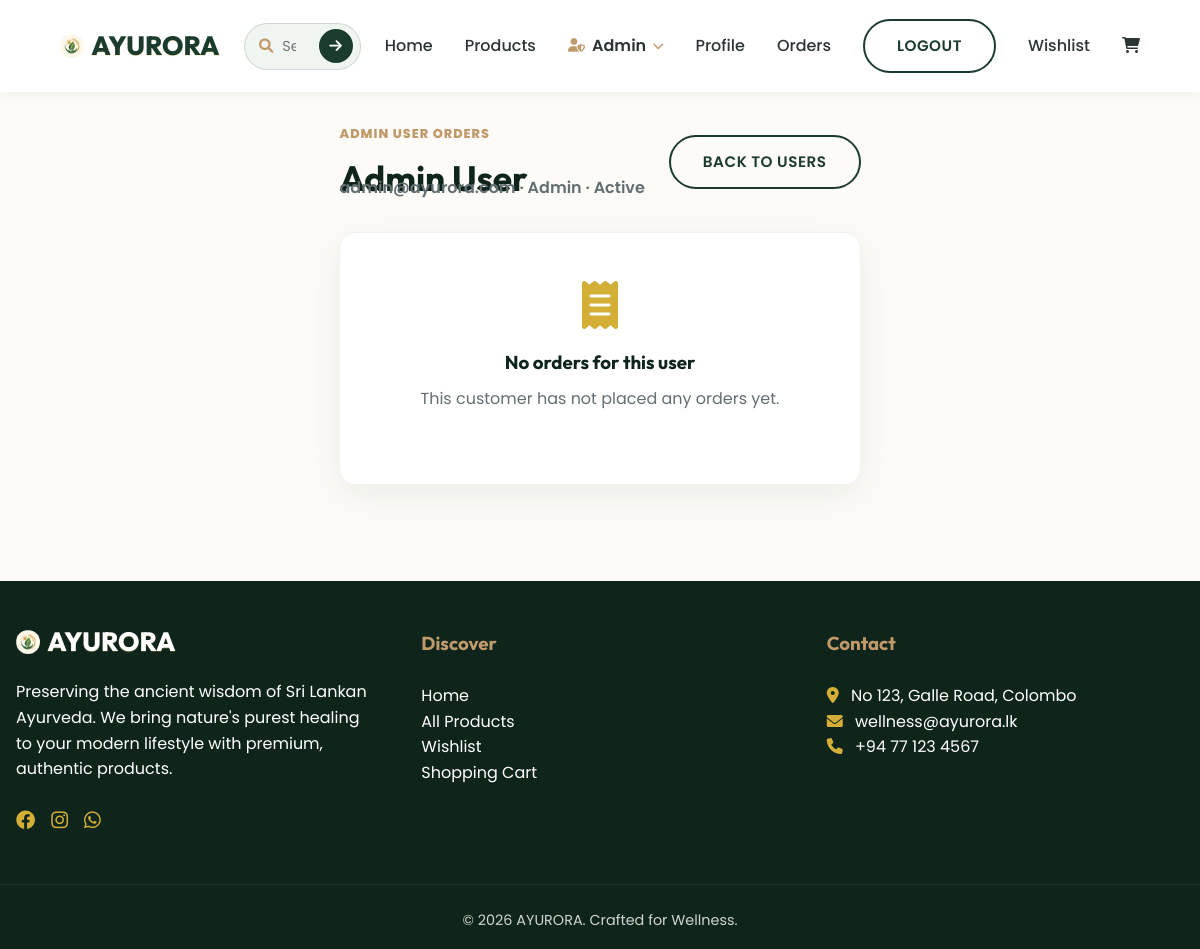
/admin_user_orders.php?user_id=1 (signed in), run on the app's committed database.
### tables this page shows
CREATE TABLE IF NOT EXISTS users (
    id INT AUTO_INCREMENT PRIMARY KEY,
    name VARCHAR(100) NOT NULL,
    email VARCHAR(100) NOT NULL UNIQUE,
    password VARCHAR(255) NOT NULL,
    role ENUM('admin', 'customer') DEFAULT 'customer',
    is_active TINYINT(1) NOT NULL DEFAULT 1,
    created_at TIMESTAMP DEFAULT CURRENT_TIMESTAMP
);

### includes/security.php (called while the page is built, shortened)
<?php
function ayurora_int_input($value, $min = 1, $max = null) {
    $value = (int) $value;
    return $value;
}
?>

### admin_user_orders.php (the view, shortened to what this page needs)
<?php
include 'includes/db.php';
require_once 'includes/security.php';
$user_id = ayurora_int_input($_GET['user_id'] ?? null);
$user_stmt = $conn->prepare('SELECT id, name, email, role, is_active, created_at FROM users WHERE id = ? LIMIT 1');
$user_stmt->bind_param('i', $user_id);
$user_stmt->execute();
$user = $user_stmt->get_result()->fetch_assoc();
$orders = [];
include 'includes/header.php';
?>
<div class="order-history-page">
    <div class="order-history-header">
        <div>
            <span class="eyebrow">Admin user orders</span>
            <h2 class="section-title"><?php echo htmlspecialchars($user['name']); ?></h2>
            <p class="admin-user-detail-line">
                <?php echo htmlspecialchars($user['email']); ?> &middot;
                <?php echo htmlspecialchars(ucfirst($user['role'])); ?> &middot;
                <?php echo (int) $user['is_active'] === 1 ? 'Active' : 'Inactive'; ?>
            </p>
        </div>
        <a href="admin_users.php" class="btn btn-outline">Back to Users</a>
    </div>
    <?php if (empty($orders)): ?>
        <div class="empty-state">
            <i class="fas fa-receipt"></i>
            <h3>No orders for this user</h3>
            <p>This customer has not placed any orders yet.</p>
        </div>
    <?php endif; ?>
</div>
<?php include 'includes/footer.php'; ?>

### assets/css/style.css (style rules this page uses)
:root { --primary-color: #1B3C2D; --primary-dark: #0F251B; --primary-light: #F1F5F2; --accent-color: #D4AF37; --accent-glow: rgba(212, 175, 55, 0.4); --secondary-color: #C19A6B; --text-color: #2D3436; --text-light: #636E72; --bg-color: #FDFBF7; --white: #FFFFFF; --danger: #D63031; --success: #00B894; --shadow-premium: 0 10px 40px rgba(27, 60, 45, 0.08); --shadow-float: 0 20px 45px rgba(27, 60, 45, 0.12); --glass-bg: rgba(255, 255, 255, 0.7); --glass-border: rgba(255, 255, 255, 0.2); --transition: all 0.3s cubic-bezier(0.4, 0, 0.2, 1); --radius-sm: 8px; --radius-md: 16px; --radius-lg: 32px; --radius: var(--radius-md); --shadow: var(--shadow-premium); --shadow-soft: var(--shadow-premium); --shadow-medium: var(--shadow-float); }
* { margin: 0; padding: 0; box-sizing: border-box; font-family: 'Poppins', sans-serif; scroll-behavior: smooth; }
h1, h2, h3, h4, h5, h6, .logo { font-family: 'Outfit', 'Noto Sans Sinhala', sans-serif; }
body { background-color: var(--bg-color); color: var(--text-color); line-height: 1.6; min-height: 100vh; display: flex; flex-direction: column; }
a { text-decoration: none; color: inherit; transition: var(--transition); }
.btn { padding: 0.8rem 2rem; border-radius: 50px; border: none; cursor: pointer; font-weight: 600; transition: var(--transition); display: inline-flex; align-items: center; justify-content: center; gap: 0.5rem; font-size: 0.95rem; text-transform: uppercase; letter-spacing: 0.5px; }
.nav-links li a.btn-outline, .btn-outline { border: 2px solid var(--primary-color) !important; color: var(--primary-color) !important; background: transparent !important; }
.btn-outline { border: 2px solid var(--primary-color); color: var(--primary-color) !important; background: transparent; }
.section-title { text-align: center; margin-bottom: 3rem; font-size: 2.2rem; color: var(--primary-dark); }
.order-history-page { max-width: 980px; margin: 0 auto 4rem; }
.order-history-header { display: flex; align-items: center; justify-content: space-between; gap: 1.5rem; margin-bottom: 2rem; }
.order-history-header .section-title { text-align: left; margin-bottom: 0; }
.eyebrow { display: block; margin-bottom: 0.35rem; color: var(--secondary-color); font-size: 0.8rem; font-weight: 800; letter-spacing: 1px; text-transform: uppercase; }
.empty-state { background: var(--white); padding: 3rem 2rem; border-radius: var(--radius-md); box-shadow: var(--shadow-premium); text-align: center; border: 1px solid rgba(27, 60, 45, 0.06); }
.empty-state i { margin-bottom: 1.2rem; color: var(--accent-color); font-size: 3rem; }
.empty-state h3 { margin-bottom: 0.5rem; color: var(--primary-dark); }
.empty-state p { margin-bottom: 1.5rem; color: var(--text-light); }
.admin-user-detail-line { margin-top: -2rem; color: var(--text-light); font-weight: 600; }

### data on the page
users: name "Admin User", email "admin@ayurora.com", role "Admin"
